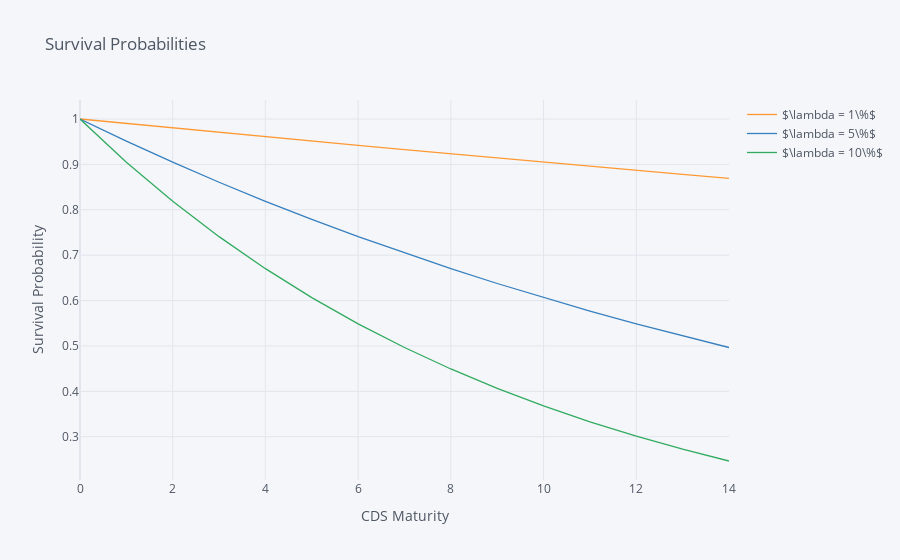

Notebook cell for this chart:
### Code cell
# specify lambdas
lambda1 = 0.01
lambda2 = 0.05
lambda3 = 0.10

# Subsume into dataframes
data_ = pd.DataFrame({'$\lambda = 1\%$': np.exp(-lambda1*tenor)})
data_['$\lambda = 5\%$'] = np.exp(-lambda2*tenor)
data_['$\lambda = 10\%$'] = np.exp(-lambda3*tenor)
data_.iplot(title='Survival Probabilities',
            xTitle='CDS Maturity',
            yTitle='Survival Probability')

### Figure 1 — Plotly figure (JSON) as saved in the notebook; plotly's stock layout.template omitted (floating-point values rounded to 4 significant figures)
{"data": [{"line": {"color": "rgba(255, 153, 51, 1.0)", "dash": "solid", "shape": "linear", "width": 1.3}, "mode": "lines", "name": "$\\lambda = 1\\%$", "text": "", "type": "scatter", "x": [0, 1, 2, 3, 4, 5, 6, 7, 8, 9, 10, 11, 12, 13, 14], "y": [1, 0.99, 0.9802, 0.9704, 0.9608, 0.9512, 0.9418, 0.9324, 0.9231, 0.9139, 0.9048, 0.8958, 0.8869, 0.8781, 0.8694]}, {"line": {"color": "rgba(55, 128, 191, 1.0)", "dash": "solid", "shape": "linear", "width": 1.3}, "mode": "lines", "name": "$\\lambda = 5\\%$", "text": "", "type": "scatter", "x": [0, 1, 2, 3, 4, 5, 6, 7, 8, 9, 10, 11, 12, 13, 14], "y": [1, 0.9512, 0.9048, 0.8607, 0.8187, 0.7788, 0.7408, 0.7047, 0.6703, 0.6376, 0.6065, 0.5769, 0.5488, 0.522, 0.4966]}, {"line": {"color": "rgba(50, 171, 96, 1.0)", "dash": "solid", "shape": "linear", "width": 1.3}, "mode": "lines", "name": "$\\lambda = 10\\%$", "text": "", "type": "scatter", "x": [0, 1, 2, 3, 4, 5, 6, 7, 8, 9, 10, 11, 12, 13, 14], "y": [1, 0.9048, 0.8187, 0.7408, 0.6703, 0.6065, 0.5488, 0.4966, 0.4493, 0.4066, 0.3679, 0.3329, 0.3012, 0.2725, 0.2466]}], "layout": {"legend": {"bgcolor": "#F5F6F9", "font": {"color": "#4D5663"}}, "paper_bgcolor": "#F5F6F9", "plot_bgcolor": "#F5F6F9", "title": {"font": {"color": "#4D5663"}, "text": "Survival Probabilities"}, "xaxis": {"gridcolor": "#E1E5ED", "showgrid": true, "tickfont": {"color": "#4D5663"}, "title": {"font": {"color": "#4D5663"}, "text": "CDS Maturity"}, "zerolinecolor": "#E1E5ED"}, "yaxis": {"gridcolor": "#E1E5ED", "showgrid": true, "tickfont": {"color": "#4D5663"}, "title": {"font": {"color": "#4D5663"}, "text": "Survival Probability"}, "zerolinecolor": "#E1E5ED"}}}
